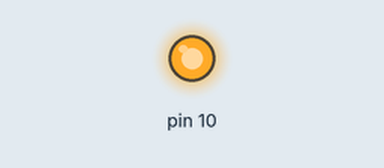
This sketch was run on a simulated Arduino Uno, built with avr-gcc and run on an emulated ATmega328P. Shown: output pins drawn as LEDs (lit = HIGH). What the sketch prints to the serial monitor is not drawn.

Above: at 0.1 s.
Timing chart, 0 to 1.6 s (numbered marks = the images above):
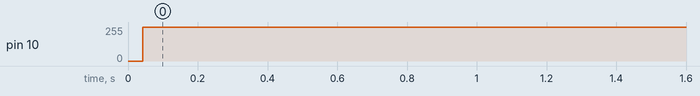

Measured:
- by itself, pin 10: 0/255 → 255/255 at 0.04 s

The sketch:

ds3234basic.ino
```cpp
// Date and time functions using a DS1307 RTC connected via I2C and Wire lib

#include <SPI.h>
#include <Wire.h>
#include <RTClib.h>
#include <RTC_DS3234.h>

// Avoid spurious warnings
#undef PROGMEM
#define PROGMEM __attribute__(( section(".progmem.data") ))
#undef PSTR
#define PSTR(s) (__extension__({static prog_char __c[] PROGMEM = (s); &__c[0];}))

// Create an RTC instance, using the chip select pin it's connected to
RTC_DS3234 RTC(10);

void setup () {
    Serial.begin(57600);
    Serial.println("RTClib/examples/ds3234/");
    Wire.begin();
    SPI.begin();
    RTC.begin();
    RTC.adjust(DateTime(__DATE__, __TIME__));

  if (! RTC.isrunning()) {
    Serial.println("RTC is NOT running!");
    Serial.print("Setting time to... ");
    Serial.print(__DATE__);
    Serial.print(' ');
    Serial.println(__TIME__);
    // following line sets the RTC to the date & time this sketch was compiled
    RTC.adjust(DateTime(__DATE__, __TIME__));
  }
}

void loop () {
    const int len = 32;
    static char buf[len];

    DateTime now = RTC.now();

    Serial.println(now.toString(buf,len));

    Serial.print(" since midnight 1/1/1970 = ");
    Serial.print(now.unixtime());
    Serial.print("s = ");
    Serial.print(now.unixtime() / 86400L);
    Serial.println("d");

    // calculate a date which is 7 days and 30 seconds into the future
    DateTime future (now.unixtime() + 7 * 86400L + 30 );

    Serial.print(" now + 7d + 30s: ");
    Serial.println(future.toString(buf,len));

    Serial.println();
    delay(3000);
}
// vim:cin:ai:sw=4 sts=4 ft=cpp
```
